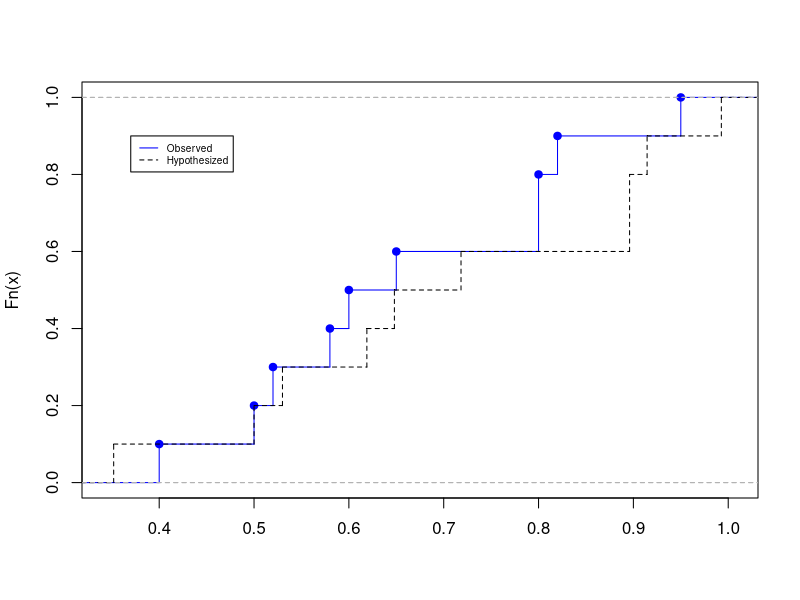

Source code (R):
#### Problem 4.34 ####
ks.observed <- c(0.40, 0.50, 0.52, 0.58, 0.60, 0.65, 0.80, 0.80, 0.82, 0.95)
ks.hypothesized <- (ks.observed^2)*(3-2*ks.observed)
ks.df <- cbind.data.frame(ks.observed, ks.hypothesized)
ks.df # Views the dataset

# Plots the empirical cumulative distribution 
plot(ecdf(ks.observed), pch=19, verticals = T,col='blue', main=NULL, xlab='')
lines(ecdf(ks.hypothesized), verticals=T, pch=46, lty=2)
legend(x = 0.37, y = 0.9, legend=c("Observed", "Hypothesized"), 
       lty = c(1,2), col =c('blue', 'black'), cex=0.6)

# Runs KS test using two-sample but the other population is based on the hypothesized distribution
ks.test(x = ks.observed, y = ks.hypothesized)
